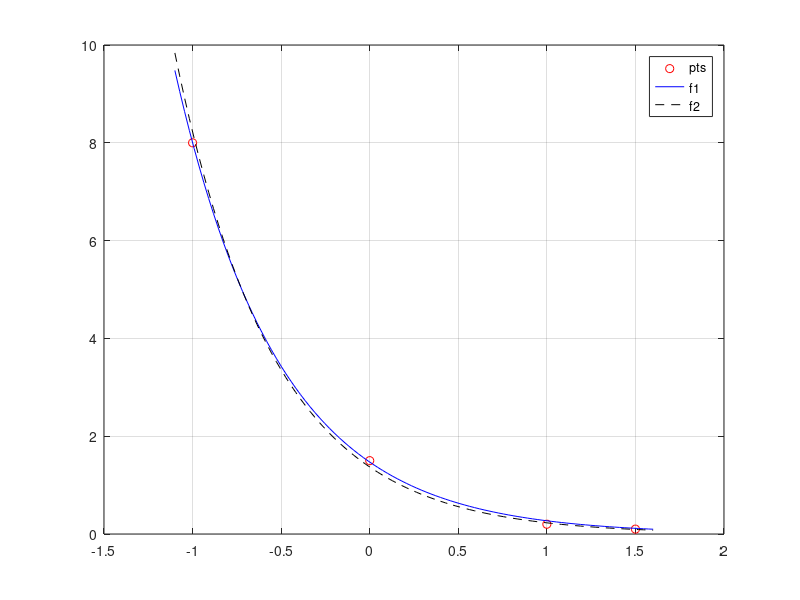

Here is the MATLAB script that generated this plot:
#pontos
global x = [-1 0 1 1.5]';
global y = [8.0 1.5 0.2 0.1]';

#fun. objetivo
f = @(x,c) c(1)*exp(c(2)*x);

#residuo
r = @(c) y - f(x,c);

#jacobiana
function A = J(c)
  global x
  A = zeros(4,2);
  A(:,1) = - exp(c(2)*x);
  A(:,2) = - c(1)*x.*exp(c(2)*x);
endfunction

#hessiana
function A = H(c)
  global x
  global y
  A = zeros(2,2);
  A = J(c)'*J(c);
  for i=1:4
    A(1,1) += 0;
    A(1,2) += (y(i) - c(1)*exp(c(2)*x(i))) * ...
              (- x(i)*exp(c(2)*x(i)));
    A(2,1) += (y(i) - c(1)*exp(c(2)*x(i))) * ...
              (- x(i)*exp(c(2)*x(i)));
    A(2,2) += (y(i) - c(1)*exp(c(2)*x(i))) * ...
              (- c(1)*x(i)^2*exp(c(2)*x(i)));
  endfor
endfunction

#aprox. inicial
c = [1.4 -1.8]';

#iteracoes de Newton
k=0;
do
  k+=1;
  delta = - inv(H(c))*J(c)'*r(c);
  c = c + delta;
  [k,c',norm(delta)]
until ((k>10) | (norm(delta)<1e-4))

#E
norm(y-f(x,c))^2

#sol. do ex. anterior (veja ex_mq_nlin0)
A = [ones(4,1) x];
d = inv(A'*A)*A'*log(y)

#fun. ajustada
a = exp(d(1)), b = d(2)
f2 = @(x) a*exp(b*x);

#esboço das solucoes
xx = linspace(-1.1,1.6);
plot(x,y,'ro',...
     xx,f(xx,c),'b-',...
     xx,f2(xx),'k--');grid
legend('pts','f1','f2')
